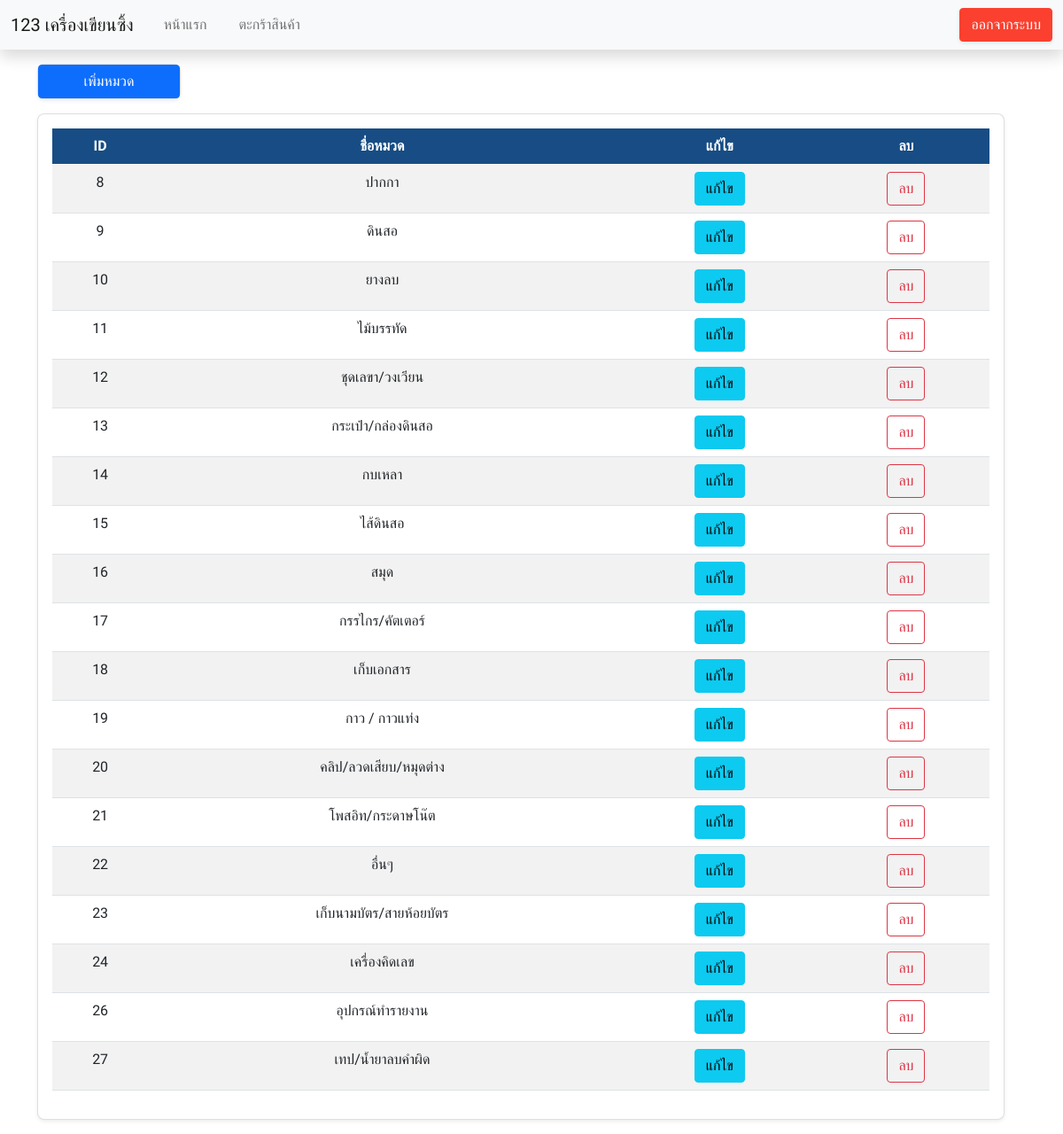
Page /views/cate.php on the committed database.
### tables this page shows
CREATE TABLE `item_cate` (
  `cate_id` int(11) NOT NULL,
  `cate_name` varchar(50) NOT NULL
);

### views/cate.php (the view, shortened to what this page needs)
<!DOCTYPE html>
<html lang="en">
<head>
    <link href="https://cdn.jsdelivr.net/npm/bootstrap@5.0.2/dist/css/bootstrap.min.css" rel="stylesheet">
    <link rel="stylesheet" href="../assets/css/font.css">
    <link rel="stylesheet" href="../assets/css/style.css">
    <link href="https://cdnjs.cloudflare.com/ajax/libs/font-awesome/5.13.0/css/all.min.css" rel="stylesheet">
</head>
<body>
    <?php
        include "header.php";
    ?>
    <div class="container-xl my-3">
        <div class="row">
        <div class="row">
            <div class="col-lg-2">
                <div class="col-lg-12">
                    <div class="card shadow-sm mb-3">
                        <button type="button" class="btn btn-primary" data-bs-toggle="modal" data-bs-target="#staticBackdrop">
                            เพิ่มหมวด
                        </button>
                    </div>
                </div>
            </div>
        </div>
        <div class="row ">
            <div class="col-lg-12 ">
                <div class="card shadow-sm " style="min-height: 400px; ">
                    <div class="card-body ">
                        <table class="table table-striped " id="table_id">
                            <thead class="table-navy-blue ">
                                <tr>
                                    <th class="text-center ">ID</th>
                                    <th class="text-center ">ชื่อหมวด</th>
                                    <th class="text-center ">แก้ไข</th>
                                    <th class="text-center ">ลบ</th>
                            </thead>
                            <?php
                                include "../process/connect.php";
                                $sql = "SELECT * FROM item_cate ORDER BY cate_id ASC ";
                                $sql_result = mysqli_query($connect,$sql);
                                while($result_data = mysqli_fetch_array($sql_result)){
                                    echo '<td class="text-center">'.$result_data["cate_id"].'</td>';
                                    echo '<td class="text-center">'.$result_data["cate_name"].'</td>';
                                    echo '<td class="text-center"><a class="btn btn-info" href="editCate.php?target='.$result_data["cate_id"].'">แก้ไข</a></td>';
                                    echo '<td class="text-center"><a class="btn btn-outline-danger" href="../../work7/process/delCate.php?target='.$result_data["cate_id"].'">ลบ</a></td>';
                            }
                            ?>
                        </table>
                    </div>
                </div>
            </div>
        </div>
    </div>
</div>
</body>
</html>

### assets/css/style.css (style rules this page uses)
.card { border-radius: .5rem; }
.table-navy-blue { background-color: #174d84; color: #fff; }

### rows in the picture
item_cate: cate_id "8", cate_name "ปากกา"
item_cate: cate_id "9", cate_name "ดินสอ"
item_cate: cate_id "10", cate_name "ยางลบ"
item_cate: cate_id "11", cate_name "ไม้บรรทัด"
item_cate: cate_id "12", cate_name "ชุดเลขา/วงเวียน"
item_cate: cate_id "13", cate_name "กระเป๋า/กล่องดินสอ"
item_cate: cate_id "14", cate_name "กบเหลา"
item_cate: cate_id "15", cate_name "ไส้ดินสอ"
item_cate: cate_id "16", cate_name "สมุด"
item_cate: cate_id "17", cate_name "กรรไกร/คัตเตอร์"
item_cate: cate_id "18", cate_name "เก็บเอกสาร"
item_cate: cate_id "19", cate_name "กาว / กาวแท่ง"
item_cate: cate_id "20", cate_name "คลิป/ลวดเสียบ/หมุดต่าง"
item_cate: cate_id "21", cate_name "โพสอิท/กระดาษโน๊ต"
item_cate: cate_id "22", cate_name "อื่นๆ"
item_cate: cate_id "23", cate_name "เก็บนามบัตร/สายห้อยบัตร"
item_cate: cate_id "24", cate_name "เครื่องคิดเลข"
item_cate: cate_id "26", cate_name "อุปกรณ์ทำรายงาน"
item_cate: cate_id "27", cate_name "เทป/น้ำยาลบคำผิด"
